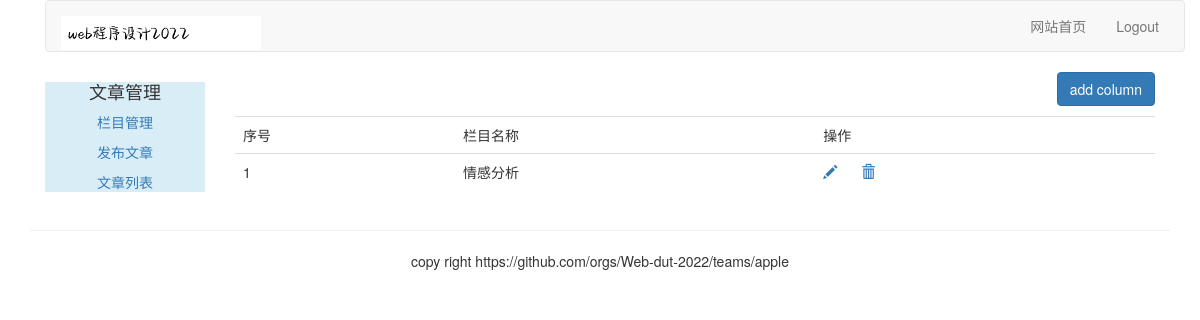
/article/article-column/ (signed in), run on an earlier commit of the app's database.
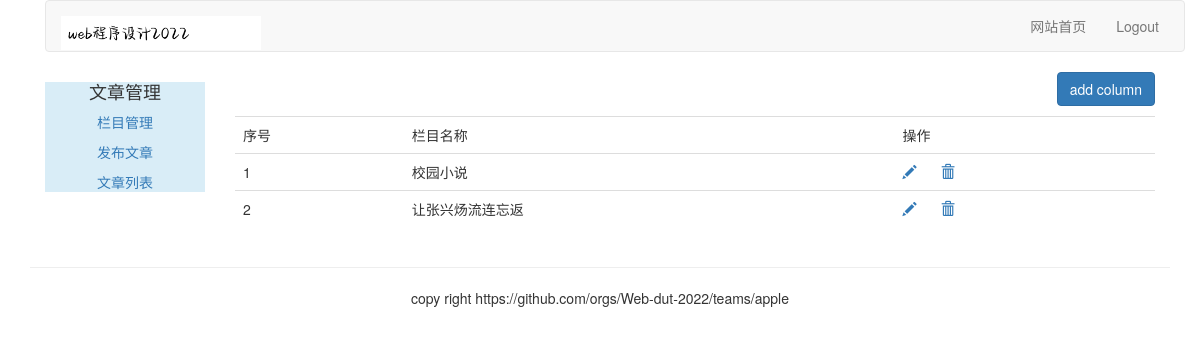
And on a later commit of the database.
### article/models.py (models this page shows, shortened)
class ArticleColumn(models.Model):
    user = models.ForeignKey(User, on_delete=models.CASCADE,related_name='article_column')
    column = models.CharField(max_length=200)
    created = models.DateField(auto_now_add=True)

### article/views.py (the view, shortened to what this page needs)
# urls.py: path('article-column/',views.article_column, name="article_column"),
@login_required(login_url='/account/login/')
@csrf_exempt
def article_column(request):
    if request.method == "GET":
        columns = ArticleColumn.objects.filter(user=request.user)
        column_form = ArticleColumnForm()
        return render(request, "article/column/article_column.html", {"columns":columns, 'column_form':column_form})

### templates/article/column/article_column.html (shortened to what this page needs)
{% extends "article/base.html" %}
{% load static %}
{% block content %}
<div>
    <p class="text-right"><button id= "add_column" onclick="add_column()" class="btn btn-primary">add column</button></p>
    <table class="table table-hover">
    	<tr>
    		<td>序号</td>
    		<td>栏目名称</td>
    		<td>操作</td>
    	</tr>
    	{% for column in columns %}
    	<tr>
    	    <td>{{ forloop.counter }}</td>
    	    <td>{{ column.column }}</td>
    	    <td>
                <a name="edit" href="javascript:" onclick="edit_column(this, {{ column.id }})"><span class="glyphicon glyphicon-pencil"></span></a>
                <a name="delete" href="javascript:" onclick="del_column(this, {{ column.id }})"><span class="glyphicon glyphicon-trash" style="margin-left:20px;"></span></a>
            </td>
    	</tr>
    	{% empty %}
    	<p>请设置栏目</p>
    	{% endfor %}
    </table>
</div>
</div>
{% endblock %}

What changed in the data, as far as the page shows it:
removed ArticleColumn: column "情感分析"
added ArticleColumn: column "校园小说"
added ArticleColumn: column "让张兴炀流连忘返"
